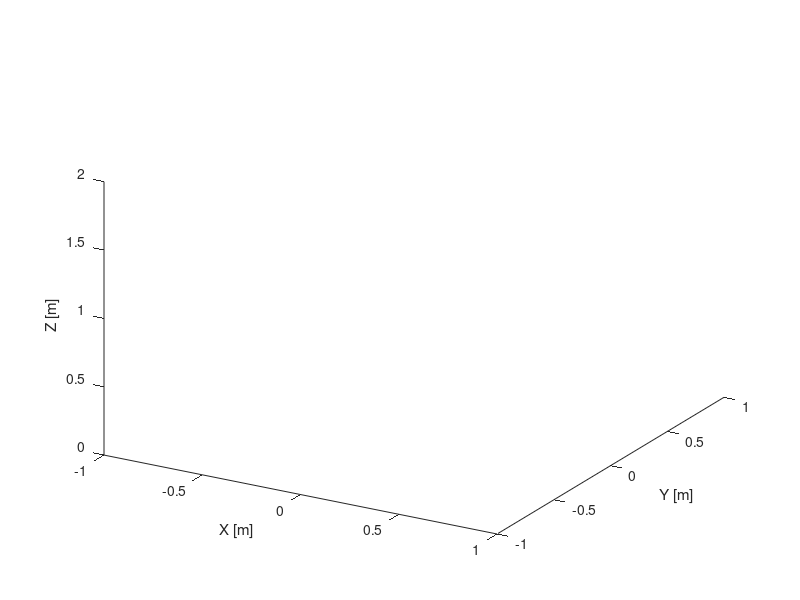

The MATLAB source for this figure: (Note: this script raises an error after producing the figure.)
clear all ; clc ;close all
%modello cinematico e generazione traiettoria

load('KUKA.mat');

light_grey = [0.99, 0.99, 0.99];
black = [0, 0, 0];
q0 = [0 pi/2 pi/2 pi/2 0 ];

figure(1)

franka.plotopt = {'workspace',[-0.75,0.75,-0.75,0.75,0,1]};
% lims  plot
xlim([-1 1])
ylim([-1 1])
zlim([0 2])
xlabel('X [m]')
ylabel('Y [m]')
zlabel('Z [m]')
view(30,30)
   
%% Setup
t_in = 0; % [s]
t_fin = 10; % [s]
delta_t = 0.1; % [s]
timeSpan= 10;

t = t_in:delta_t:t_fin;

num_of_joints = 5;

Q = zeros(num_of_joints,length(t));
dQ = zeros(num_of_joints,length(t));
ddQ = zeros(num_of_joints,length(t));
TAU = zeros(num_of_joints,length(t));

%% parto dalla posizione iniziale pos0, raggiungo pos1 
n = 100;
pos1 = KUKA.fkine(q0);
% Per prima cosa vi è la necessità di passare da una configurazione
% iniziale ad una finale, path planning point to point.Per il momento
% lascio jtraj, ma non vi è alcuna menzione del jacobiano. Per questo credo
% sia meglio utilizzare ctraj, in modo da ottenere una traiettoria in cui
% la velocità ha andamento trapezoidale e subito dopo inversione cinematica 
% per ottenere gli angoli di giunto. Si veda libro siciliano pag 168
%  [q,qd,qdd] = jtraj(qv, qv1, n);
% % tc = ctraj(pos0, pos1, n);
% r = 0.1; % raggio del cerchio
% q=q';
% franka.plot(q(:,1:20:end)','floorlevel',0,'trail','-r','linkcolor',light_grey,'jointcolor',black)
% xlim([-1 1])
% ylim([-1 1])
% zlim([0 2])
% xlabel('X [m]')
% ylabel('Y [m]')
% zlabel('Z [m]')
% view(30,30)
%% a seguito del raggiungimento punto pos1 eseguo un cerchio di raggio r
% center = pos1(1:3,4) - [0;0;r];% partendo dal punto pos1 calcolo il cechio nel pianonel piano XZ
% p = zeros(3,size(t,2));
% for i=1:size(t,2)
% 	p(:,i) = center + rotx(t(i)/t(end)*2*pi)*[0;0;r]  ;
% end
% 
% theta = zeros(size(p(1,:)));
% phi =  zeros(size(p(1,:)));
% psi =  zeros(size(p(1,:)));
% xi = [p(1,:);p(2,:);p(3,:); theta; phi; psi]; % twist
% q_des = generate_trajectory(xi,qv1,franka);
% dq_des = gradient(q_des)*1000;
% ddq_des = gradient(dq_des)*1000;
% figure(1) 
% hold on
% plot3(p(1,:),p(2,:),p(3,:))
% franka.plot(q_des','floorlevel',0,'trail','-b','linkcolor',light_grey,'jointcolor',black)
%% a seguito del raggiungimento punto pos1 eseguo una spirale figa di raggio r
r = 0.1;
center = pos1(1:3,4) - [0;0;r];% partendo dal punto pos1 calcolo il cechio nel pianonel piano XZ
p = zeros(3,size(t,2));
for i=1:size(t,2)
	p(:,i) = center + rotx(t(i)/t(end)*2*pi)*[0;0;r] +[2*r;r;0]*t(i)/t(end)  ;
end

theta = zeros(size(p(1,:)));
phi =  zeros(size(p(1,:)));
psi =  zeros(size(p(1,:)));
xi = [p(1,:);p(2,:);p(3,:); theta; phi; psi]; % twist
q_des = generate_trajectoryKUKA(xi,q0,KUKA);
dq_des = gradient(q_des)*1000;
ddq_des = gradient(dq_des)*1000;
figure(1) 
hold on
plot3(p(1,:),p(2,:),p(3,:))
KUKA.plot(q_des','floorlevel',0,'trail','-b','linkcolor',light_grey,'jointcolor',black)

%% modello dinamico
%% scelta della traiettoria, per il momento sarà u
% M = get_MassMatrix([0 0 0 0 0 0 0]);
% G = get_GravityVector([0 0 0 0 0 0 0]);